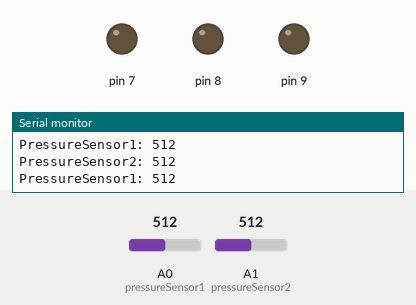
Recording of a sketch running on a simulated Arduino Uno, built with avr-gcc and run on an emulated ATmega328P. Shown: output pins drawn as LEDs (lit = HIGH), the last lines printed to the serial monitor. The test bench sets the inputs (shaded band); at power-on: A0 (pressureSensor1) = 512, A1 (pressureSensor2) = 512.

Above: at 1.2 s.
1.3 s: A0 (pressureSensor1) set to 0
At 1.9 s:
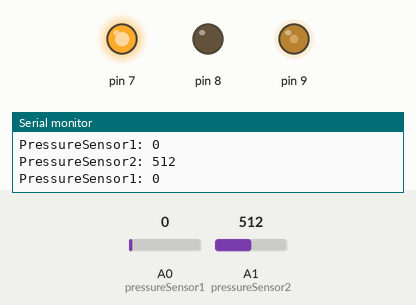
2.8 s: A1 (pressureSensor2) set to 0
At 4.0 s:
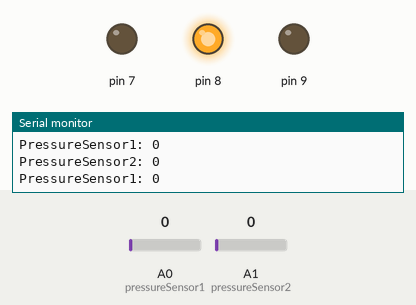
4.3 s: A0 (pressureSensor1) set to 1023
At 5.2 s:
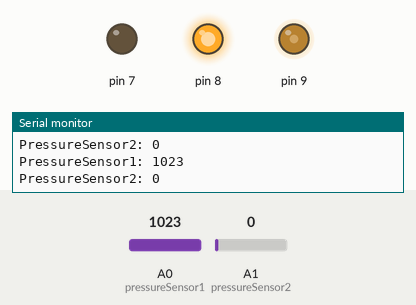
5.8 s: A1 (pressureSensor2) set to 989
7.3 s: A1 (pressureSensor2) set to 1009
Timing chart, 0 to 10.3 s (numbered marks = the images above; inputs shaded):
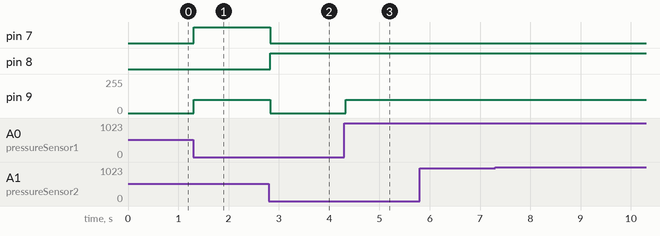

The sketch:

gear_design_iter_6.ino
```cpp
struct motor {
  // Ports
  int EN;
  int IN1;
  int IN2;

  //Speed
  float analog_speed;
};

motor motor1 = {9, 8, 7, 0};


//struct motor motor2;
//motor2.EN = 1;
//motor2.IN1 = 2;
//motor2.IN2 = 3;


//potentiometer = 10;

int pressureSensor1 = A0;
int pressureSensor2 = A1;

void setup() {
  Serial.begin(9600);
  pinMode(motor1.EN, OUTPUT);
  pinMode(motor1.IN1, OUTPUT);
  pinMode(motor1.IN2, OUTPUT);

//  pinMode(potentiometer, INPUT);

  pinMode(pressureSensor1, INPUT);
  pinMode(pressureSensor2, INPUT);
}

void loop() {
  Serial.print("PressureSensor1: ");
  Serial.println(analogRead(pressureSensor1));
  Serial.print("PressureSensor2: ");
  Serial.println(analogRead(pressureSensor2));
  if(analogRead(pressureSensor1) == 0 && analogRead(pressureSensor2) == 0) {
    motor1.analog_speed = 0;
    motor_clockwise(motor1);
  }
  else if (analogRead(pressureSensor1) != 0 && analogRead(pressureSensor2) == 0) {
    motor1.analog_speed = 100;
    motor_clockwise(motor1);
  }
  else if (analogRead(pressureSensor1) == 0 && analogRead(pressureSensor2) != 0) {
    motor1.analog_speed = 100;
    motor_counterclockwise(motor1);
  }
 delay(15);

}

void motor_clockwise(struct motor motor) {
  digitalWrite(motor.IN1, HIGH);
  digitalWrite(motor.IN2, LOW);
  analogWrite(motor.EN, motor.analog_speed);
}

void motor_counterclockwise(struct motor motor) {
  digitalWrite(motor.IN1, LOW);
  digitalWrite(motor.IN2, HIGH);
  analogWrite(motor.EN, motor.analog_speed);
}
```

Measured:
- after the input at 1.3 s, pin 7: LOW → HIGH at once; pin 9: 0/255 → 100/255 at once
- after the input at 2.8 s, pin 7: HIGH → LOW at once; pin 8: LOW → HIGH at once; pin 9: 100/255 → 0/255 at once
- after the input at 4.3 s, pin 9: 0/255 → 100/255 at once
